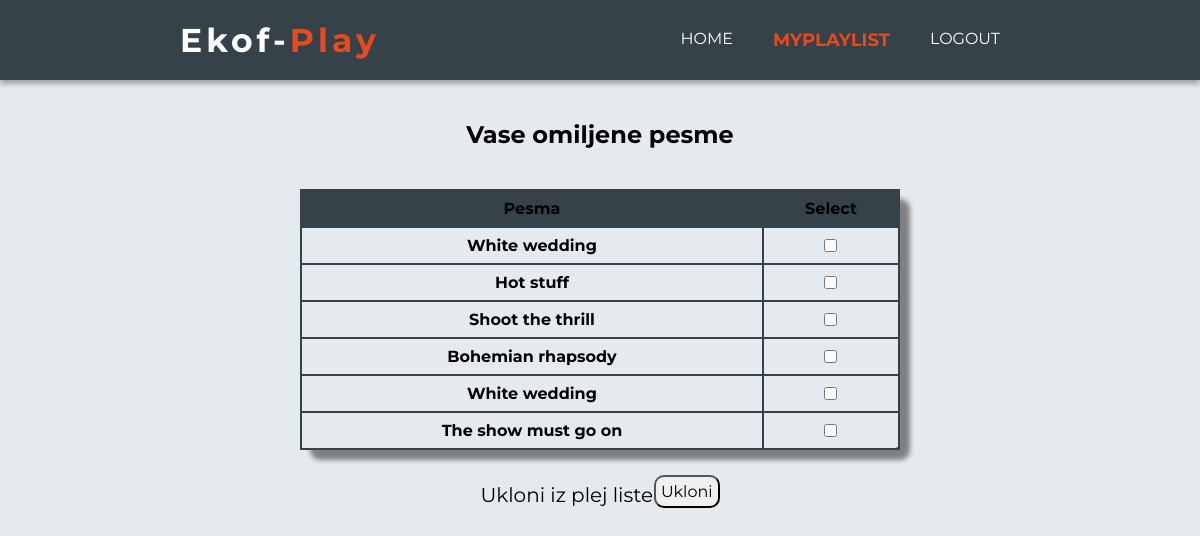
The page /user_playlist.php (signed in) on the database its author committed.
### tables this page shows
CREATE TABLE `playlist` (
  `id` bigint(20) NOT NULL,
  `user_id` bigint(20) NOT NULL,
  `song_id` bigint(20) NOT NULL
);

CREATE TABLE `songs` (
  `id` bigint(20) NOT NULL,
  `artist` varchar(191) NOT NULL,
  `song` varchar(191) NOT NULL
);

### user_playlist.php (the view, shortened to what this page needs)
<?php
include 'db.php';
?>
<!DOCTYPE html>
<html lang="en">
  <head>
    <link rel="stylesheet" href="stil.css">
    <link rel="stylesheet" href="stil1.css">
  </head>
  <body>
    <nav id="main-nav">
      <a id="logo" href="index.php"><h1>Ekof-<span class="play">Play</span></h1></a>
      <ul>
        <li><a href="home.php">Home</a></li>
        <li><a class="current" href="user_playlist.php">MyPlaylist</a></li>
        <li><a href="logout.php">Logout</a></li>
      </ul>
    </nav>
    <div id="section1">
      <h2>Vase omiljene pesme</h2>
    </div>
<form id="formpl" action="removeFromPlaylist.php" method="post">
    <table>
      <thead>
        <th>Pesma</th>
        <th>Select</th>
      </thead>
      <tbody>
        <?php
          $name = $_SESSION['user']['id'];
          $query = "SELECT s.song, pl.id FROM ((songs as s
            INNER JOIN playlist as pl ON s.id = pl.song_id)
            INNER JOIN users as u ON pl.user_id = u.id)
            WHERE u.id = $name";
          $result = mysqli_query($db, $query);
          while($fetch = mysqli_fetch_array($result)){
            $song = $fetch['song'];
            echo "
             <tr>
               <td>$song</td>
               <td><center><input type='checkbox' name='chb[]' value=".$fetch['id']."></center></td>
             </tr>
            ";
          }
         ?>
      </tbody>
    </table>
    <div id="ukloni">
      <p>Ukloni iz plej liste</p>
      <button type="submit">Ukloni</button>
    </div>
</form>
  </body>
</html>

### stil.css (style rules this page uses)
* { margin: 0; font-family: 'Montserrat', sans-serif; }
body { overflow-x: hidden; background-color: #e4eaed; }
label, input { display: block; }
input { font-size: 16px; padding: 5px; border-radius: 10px; }
button { font-size: 16px; padding: 5px; border-radius: 10px; cursor: pointer; }
#main-nav { display: flex; justify-content: space-between; align-items: center; padding: 20px 15%; box-shadow: 0 3px 6px rgba(0,0,0,0.16), 0 3px 6px rgba(0,0,0,0.23); background-color: #35424A; }
#main-nav #logo { font-weight: bold; font-size: 22px; letter-spacing: 4px; color: #ffffff; text-decoration: none; }
#main-nav ul { padding: 0; list-style-type: none; display: flex; }
#main-nav ul a { color:#ffffff; text-decoration:none; text-transform: uppercase; font-size:16px; text-decoration: none; padding: 10px 20px; }
#main-nav ul .current { color:#e8491d; font-size: 18px; font-weight:bold; }
.play { color: #e8491d; }
.current { color:red; }

### stil1.css (style rules this page uses)
table { width: 50%; margin: auto; margin-bottom: 25px; border-radius: 10px; box-shadow: 10px 10px 5px grey; text-align: center; }
table, th, thead, tbody, td, tr { border: 2px solid #35424A; border-collapse: collapse; }
th, thead, tbody, td, tr { padding: 8px 0 8px 0; font-weight: 700; }
table thead { background-color: #35424A; }
#formpl { margin-top: 40px; }
#section1 { margin-top: 40px; display: flex; justify-content: space-around; }
#ukloni { display: flex; justify-content: space-around; width: 20%; margin: auto; margin-bottom: 40px; }
#ukloni p { padding-top: 8px; font-size: 20px; }

### rows shown on the page
playlist: song.song "White wedding"
playlist: song.song "Hot stuff"
playlist: song.song "Shoot the thrill"
playlist: song.song "Bohemian rhapsody"
playlist: song.song "White wedding"
playlist: song.song "The show must go on"
